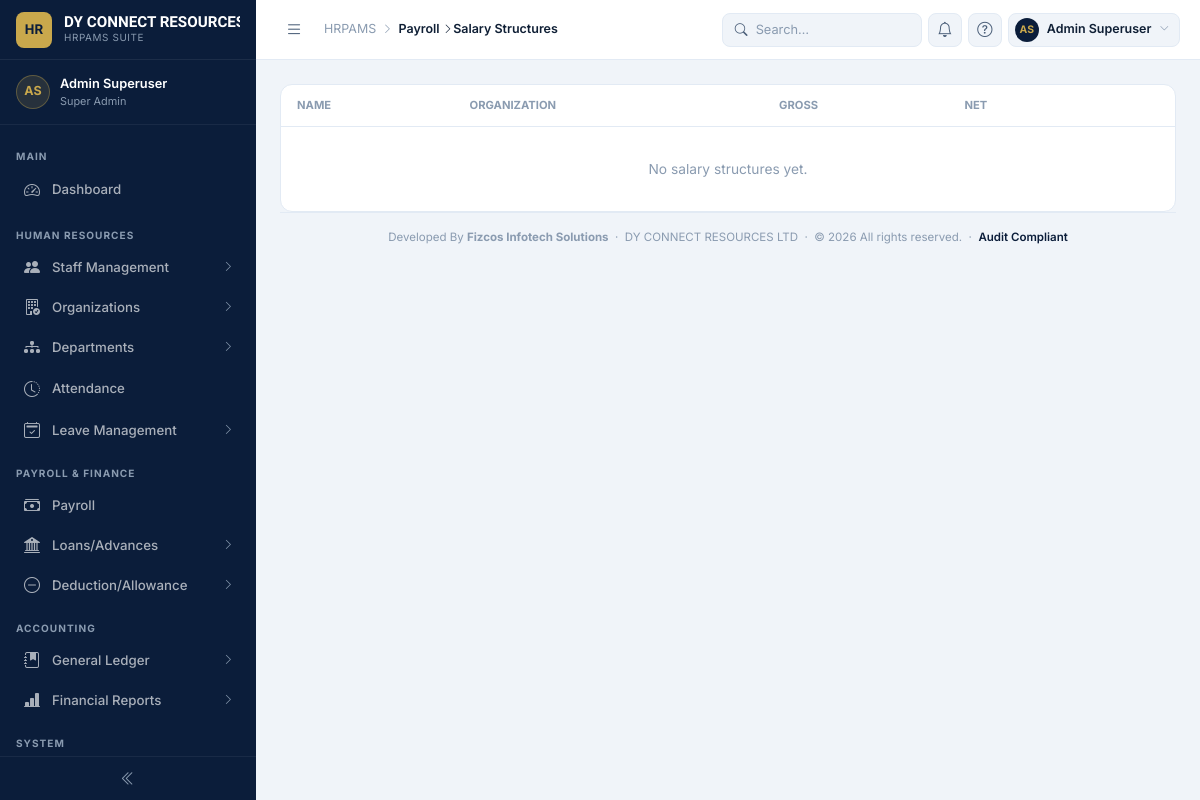
/payroll/structures/ (signed in), run on an earlier commit of the app's database.
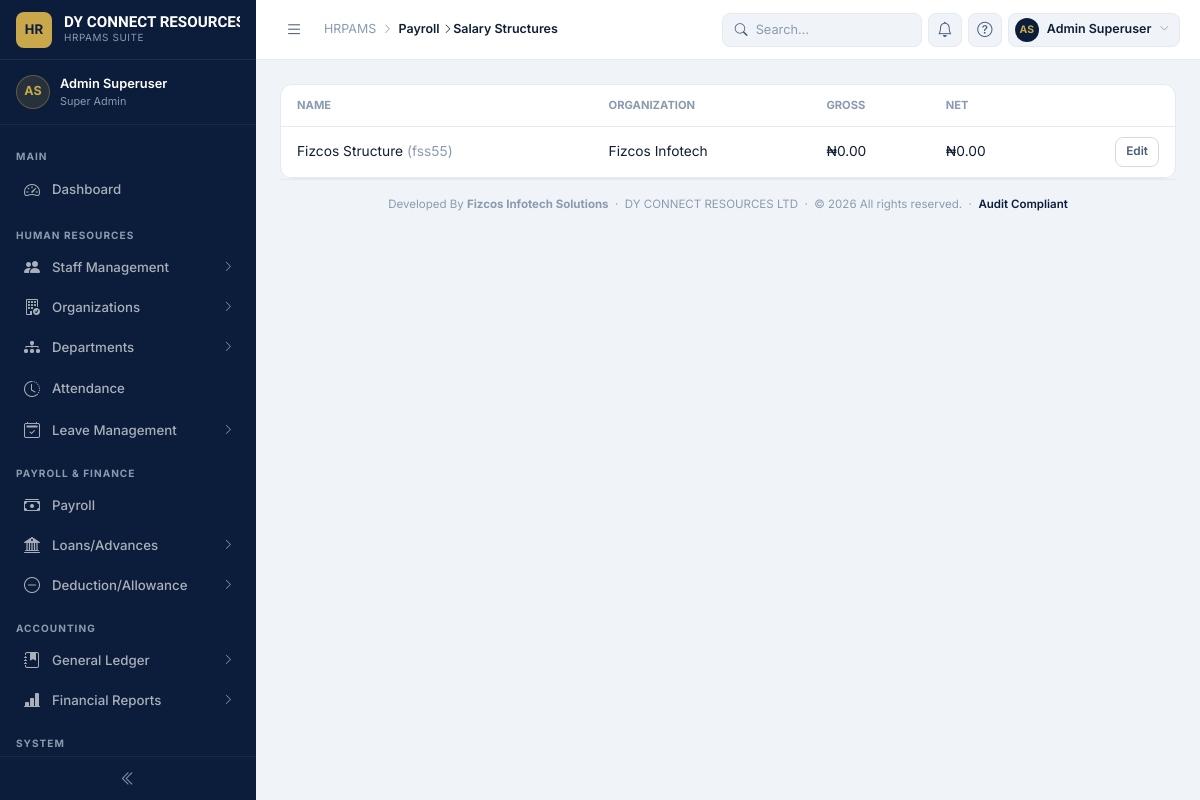
And on a later commit of the database.
### payroll/models/salary_structure.py (models this page shows, shortened)
class SalaryStructure(models.Model):
    uuid = models.UUIDField(default=uuid.uuid4, editable=False, unique=True)
    company = models.ForeignKey(Company, on_delete=models.PROTECT, related_name="salary_structures")
    name = models.CharField(max_length=150)
    code = models.CharField(max_length=30, unique=True, help_text="Example: SS001")
    description = models.TextField(blank=True)
    effective_from = models.DateField()
    effective_to = models.DateField(blank=True, null=True)
    is_active = models.BooleanField(default=True)
    notes = models.TextField(blank=True)
    created_by = models.ForeignKey(
        User, null=True, blank=True, on_delete=models.SET_NULL,
        related_name="salary_structures_created",
    )
    updated_by = models.ForeignKey(
        User, null=True, blank=True, on_delete=models.SET_NULL,
        related_name="salary_structures_updated",
    )
    created_at = models.DateTimeField(auto_now_add=True)
    updated_at = models.DateTimeField(auto_now=True)
    class Meta:
        ordering = ["name"]
        verbose_name = "Salary Structure"
        verbose_name_plural = "Salary Structures"
        constraints = [
            models.UniqueConstraint(fields=["company", "name"], name="unique_company_salary_structure")
        ]
        indexes = [
            models.Index(fields=["company"]),
            models.Index(fields=["name"]),
            models.Index(fields=["is_active"]),
        ]
    @property
    def gross_salary(self) -> Decimal:
        total = self.items.filter(
            component__affects_gross=True
        ).aggregate(total=Sum("amount"))["total"]
        return total or Decimal("0.00")
    @property
    def total_deduction(self) -> Decimal:
        total = self.items.filter(
            component__nature=ComponentNature.DEDUCTION
        ).aggregate(total=Sum("amount"))["total"]
        return total or Decimal("0.00")
    @property
    def net_salary(self) -> Decimal:
        return self.gross_salary - self.total_deduction

### organization/models.py (models this page shows, shortened)
class Company(AuditableModel):
    name = models.CharField(max_length=100, unique=True)
    code = models.CharField(
        max_length=20,
        unique=True,
        db_index=True,
        blank=True,
        help_text="Automatically generated if left blank (e.g. ORG0001).",
    )
    industry = models.CharField(max_length=100, blank=True)
    description = models.TextField(max_length=200, blank=True)
    address = models.CharField(
        max_length=255,
        blank=True,
        help_text="Physical address — shown as a staff member's deployment location.",
    )
    contact_person = models.CharField(max_length=150, blank=True)
    phone = models.CharField(max_length=20, blank=True)
    email = models.EmailField(blank=True)
    contract_start_date = models.DateField(null=True, blank=True)
    contract_end_date = models.DateField(null=True, blank=True)
    status = models.CharField(
        max_length=20,
        choices=OrganizationStatus.choices,
        default=OrganizationStatus.ACTIVE,
    )
    logo = models.ImageField(
        upload_to=company_logo_upload_path,
        blank=True,
        null=True,
        validators=[
            FileExtensionValidator(IMAGE_EXTENSIONS),
            validate_file_size,
        ],
        help_text="Displayed on printable reports and client-facing pages.",
    )
    notes = models.TextField(blank=True)
    slug = models.SlugField(null=True, blank=True, help_text="Do not enter anything here")
    class Meta:
        verbose_name = "Organization"
        verbose_name_plural = "Organizations"

### payroll/views.py (the view)
# urls.py: path("structures/", views.SalaryStructureListView.as_view(), name="structure-list"),
class SalaryStructureListView(LoginRequiredMixin, PermissionRequiredMixin, ListView):
    model = SalaryStructure
    template_name = "payroll/salary_structure_list.html"
    context_object_name = "structures"
    permission_required = "payroll.view_salarystructure"
    def get_queryset(self):
        return SalaryStructure.objects.select_related("company").order_by("company__name", "name")

### dashboard/context_processors.py (called while the page is built)
def corporate_identity(request):
    try:
        identity = CorporateIdentity.get_default()
    except Exception as exc:
        logger.warning(
            "Unable to load Corporate Identity: %s",
            exc,
        )
        identity = None
    return {
        "corporate_info": identity,
    }

### dashboard/models.py (called while the page is built)
    @classmethod
    def get_default(cls) -> "CorporateIdentity | None":
        return (
            cls.objects.filter(is_default=True).first()
            or cls.objects.first()
        )

### payroll/templates/payroll/salary_structure_list.html (shortened to what this page needs)
{% extends "dashboard/base.html" %}
{% block breadcrumb %}
  <a href="{% url 'payroll:period-list' %}" style="color:inherit">Payroll</a>
  <i class="bi bi-chevron-right"></i><span class="bc-current">Salary Structures</span>
{% endblock %}
{% block content %}
<div class="card">
  <div style="padding:0">
    <table style="width:100%;border-collapse:collapse;font-size:.86rem">
      <thead>
        <tr style="text-align:left;font-size:.7rem;text-transform:uppercase;color:var(--text-muted)">
          <th style="padding:12px 16px;border-bottom:1px solid var(--border)">Name</th>
          <th style="padding:12px 16px;border-bottom:1px solid var(--border)">Organization</th>
          <th style="padding:12px 16px;border-bottom:1px solid var(--border)">Gross</th>
          <th style="padding:12px 16px;border-bottom:1px solid var(--border)">Net</th>
          <th style="padding:12px 16px;border-bottom:1px solid var(--border)"></th>
        </tr>
      </thead>
      <tbody>
        {% for s in structures %}
        <tr>
          <td style="padding:10px 16px;border-bottom:1px solid var(--border)">{{ s.name }} <span style="color:var(--text-muted)">({{ s.code }})</span></td>
          <td style="padding:10px 16px;border-bottom:1px solid var(--border)">{{ s.company.name }}</td>
          <td style="padding:10px 16px;border-bottom:1px solid var(--border)">₦{{ s.gross_salary|floatformat:2 }}</td>
          <td style="padding:10px 16px;border-bottom:1px solid var(--border)">₦{{ s.net_salary|floatformat:2 }}</td>
          <td style="padding:10px 16px;border-bottom:1px solid var(--border);text-align:right">
            <a href="{% url 'payroll:structure-update' s.pk %}" class="btn btn-outline btn-sm">Edit</a>
          </td>
        </tr>
        {% empty %}
        <tr><td colspan="5" style="text-align:center;padding:32px;color:var(--text-muted)">No salary structures yet.</td></tr>
        {% endfor %}
      </tbody>
    </table>
  </div>
</div>
{% endblock %}

What changed in the data, as far as the page shows it:
added SalaryStructure: name "Fizcos Structure", code "fss55", company.name "Fizcos Infotech", gross_salary "0.00", net_salary "0.00"
Also different on the page:
text no longer shown: "No salary structures yet."
